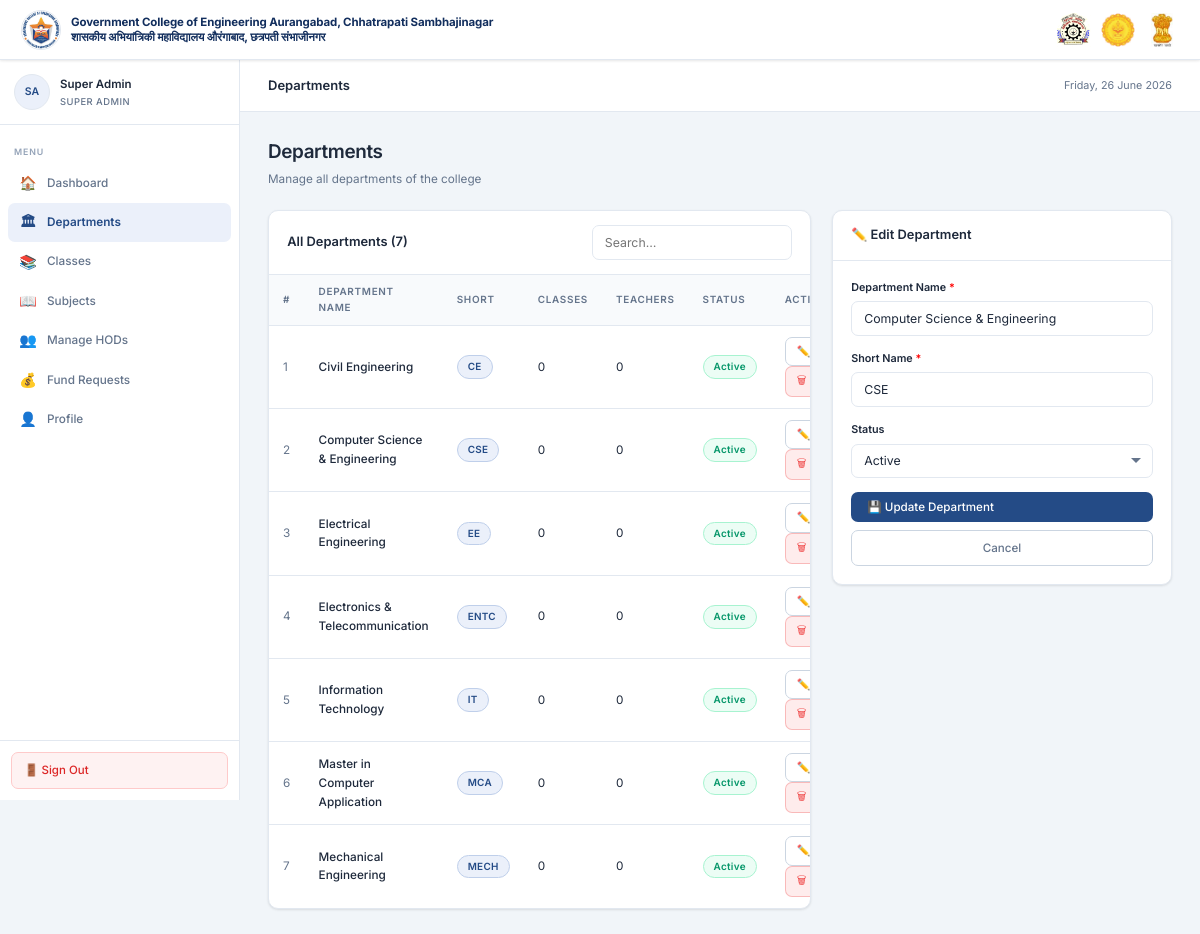
The app's page /admin/departments.php?edit=5 (signed in) with its own data.
### tables this page shows
CREATE TABLE IF NOT EXISTS departments (
    id          INT UNSIGNED    AUTO_INCREMENT PRIMARY KEY,
    name        VARCHAR(150)    NOT NULL,
    short_name  VARCHAR(20)     NOT NULL,           
    is_active   TINYINT(1)      NOT NULL DEFAULT 1,
    created_at  TIMESTAMP       NOT NULL DEFAULT CURRENT_TIMESTAMP
);

### admin/departments.php (the view, shortened to what this page needs)
<?php
require_once '../includes/db.php';
require_once '../includes/functions.php';
$editId  = (int)($_GET['edit'] ?? 0);
$editRow = null;
if ($editId) {
    $s = $pdo->prepare("SELECT * FROM departments WHERE id=?");
    $s->execute([$editId]);
    $editRow = $s->fetch();
}
$depts = $pdo->query(
    "SELECT d.*,
        (SELECT COUNT(*) FROM classes c WHERE c.department_id=d.id) AS class_count,
        (SELECT COUNT(*) FROM users u WHERE u.department_id=d.id AND u.role='teacher') AS teacher_count
     FROM departments d ORDER BY d.name"
)->fetchAll();
?>
<div class="app-layout">
<div class="main-content">
<div class="page-body">
    <div class="page-header">
        <h1>Departments</h1>
        <p>Manage all departments of the college</p>
    </div>
    <div style="display:grid;grid-template-columns:1fr 340px;gap:1.5rem;align-items:start">
        <div class="card">
            <div class="card-header">
                <h3>All Departments (<?= count($depts) ?>)</h3>
                <input type="text" class="form-control" style="width:200px"
                       placeholder="Search…" data-search-table="dept-table">
            </div>
            <?php if ($depts): ?>
            <div class="table-wrap">
                <table id="dept-table">
                    <thead>
                        <tr>
                            <th>#</th>
                            <th>Department Name</th>
                            <th>Short</th>
                            <th>Classes</th>
                            <th>Teachers</th>
                            <th>Status</th>
                            <th>Action</th>
                        </tr>
                    </thead>
                    <tbody>
                    <?php foreach ($depts as $i => $d): ?>
                    <tr>
                        <td class="text-muted"><?= $i+1 ?></td>
                        <td class="fw-500"><?= e($d['name']) ?></td>
                        <td><span class="badge badge-expert"><?= e($d['short_name']) ?></span></td>
                        <td><?= (int)$d['class_count'] ?></td>
                        <td><?= (int)$d['teacher_count'] ?></td>
                        <td>
                            <?php if ($d['is_active']): ?>
                            <span class="badge badge-approved">Active</span>
                            <?php else: ?>
                            <span class="badge badge-rejected">Inactive</span>
                            <?php endif; ?>
                        </td>
                        <td>
                            <a href="?edit=<?= $d['id'] ?>" class="btn btn-outline btn-sm">✏️ Edit</a>
                            <form method="POST" style="display:inline" onsubmit="return confirmAction('Delete this department? Linked classes and users will block the delete.')">
                                <button type="submit" class="btn btn-delete btn-sm">🗑 Delete</button>
                            </form>
                        </td>
                    </tr>
                    <?php endforeach; ?>
                    </tbody>
                </table>
            </div>
            <?php endif; ?>
        </div>
        <div class="card" style="position:sticky;top:80px">
            <div class="card-header">
                <h3><?= $editRow ? '✏️ Edit Department' : '➕ Add Department' ?></h3>
            </div>
            <div class="card-body">
                <form method="POST">
                    <div class="form-group">
                        <label>Department Name <span style="color:red">*</span></label>
                        <input type="text" name="name" class="form-control" required
                               value="<?= e($editRow['name'] ?? '') ?>"
                               placeholder="e.g. Computer Science &amp; Engineering">
                    </div>
                    <div class="form-group">
                        <label>Short Name <span style="color:red">*</span></label>
                        <input type="text" name="short_name" class="form-control" required
                               maxlength="20"
                               value="<?= e($editRow['short_name'] ?? '') ?>"
                               placeholder="e.g. CSE">
                    </div>
                    <?php if ($editRow): ?>
                    <div class="form-group">
                        <label>Status</label>
                        <select name="is_active" class="form-control">
                            <option value="1" <?= $editRow['is_active'] ? 'selected' : '' ?>>Active</option>
                        </select>
                    </div>
                    <?php endif; ?>
                    <button type="submit" class="btn btn-primary" style="width:100%">
                        <?= $editRow ? '💾 Update Department' : '➕ Add Department' ?>
                    </button>
                    <?php if ($editRow): ?>
                    <a href="departments.php" class="btn btn-outline" style="width:100%;margin-top:8px;justify-content:center">Cancel</a>
                    <?php endif; ?>
                </form>
            </div>
        </div>
    </div>
</div>
</div>
</div>

### assets/css/style.css (style rules this page uses)
*, *::before, *::after { box-sizing: border-box; margin: 0; padding: 0; }
:root { --primary: #244B86; --primary-hov: #1a3a6e; --primary-lt: #EBF0FA; --primary-border:#BFCFEA; --bg: #F1F5F9; --white: #FFFFFF; --bg-light: #F8FAFC; --text: #1E293B; --muted: #64748B; --light: #94A3B8; --border: #E2E8F0; --border-mid: #CBD5E1; --pending: #D97706; --pending-bg: #FFFBEB; --pending-bdr: #FDE68A; --approved: #059669; --approved-bg: #ECFDF5; --approved-bdr:#A7F3D0; --rejected: #DC2626; --rejected-bg: #FEF2F2; --rejected-bdr:#FECACA; --draft: #6366F1; --draft-bg: #EEF2FF; --draft-bdr: #C7D2FE; --navbar-h: 60px; --sidebar-w: 240px; --radius: 10px; --radius-sm: 7px; --radius-lg: 14px; --shadow-sm: 0 1px 3px rgba(0,0,0,.07), 0 1px 2px rgba(0,0,0,.04); --shadow: 0 4px 6px rgba(0,0,0,.05), 0 2px 4px rgba(0,0,0,.04); }
html, body { font-family: 'Inter', sans-serif; background: var(--bg); color: var(--text); font-size: 14px; line-height: 1.6; min-height: 100vh; }
.app-layout { display: flex; padding-top: var(--navbar-h); min-height: 100vh; }
.main-content { margin-left: var(--sidebar-w); flex: 1; display: flex; flex-direction: column; min-height: calc(100vh - var(--navbar-h)); }
.page-body { padding: 1.8rem 2rem; flex: 1; }
.page-header { margin-bottom: 1.5rem; }
.page-header h1 { font-size: 1.35rem; font-weight: 600; color: var(--text); letter-spacing: -0.02em; margin-bottom: 0.2rem; }
.page-header p { font-size: 0.84rem; color: var(--muted); }
.card { background: var(--white); border: 1px solid var(--border); border-radius: var(--radius); overflow: hidden; box-shadow: var(--shadow-sm); }
.card-header { padding: 1rem 1.3rem; border-bottom: 1px solid var(--border); display: flex; align-items: center; justify-content: space-between; }
.card-header h3 { font-size: 0.92rem; font-weight: 600; color: var(--text); }
.card-body { padding: 1.3rem; }
.table-wrap { overflow-x: auto; }
table { width: 100%; border-collapse: collapse; font-size: 0.84rem; }
thead th { padding: 9px 14px; text-align: left; font-size: 0.71rem; font-weight: 600; text-transform: uppercase; letter-spacing: 0.07em; color: var(--muted); background: var(--bg-light); border-bottom: 1px solid var(--border); }
tbody td { padding: 11px 14px; border-bottom: 1px solid var(--border); color: var(--text); vertical-align: middle; }
tbody tr:last-child td { border-bottom: none; }
.badge { display: inline-flex; align-items: center; gap: 4px; padding: 3px 10px; border-radius: 20px; font-size: 0.71rem; font-weight: 600; letter-spacing: 0.03em; }
.badge-approved { background: var(--approved-bg); color: var(--approved); border: 1px solid var(--approved-bdr); }
.badge-expert { background: var(--primary-lt); color: var(--primary); border: 1px solid var(--primary-border); }
.btn { display: inline-flex; align-items: center; gap: 6px; padding: 8px 16px; border-radius: var(--radius-sm); font-family: 'Inter', sans-serif; font-size: 0.83rem; font-weight: 500; cursor: pointer; text-decoration: none; transition: all 0.15s; border: none; white-space: nowrap; }
.btn-primary { background: var(--primary); color: #fff; }
.btn-outline { background: transparent; border: 1px solid var(--border-mid); color: var(--muted); }
.btn-delete { background:rgba(239,68,68,.1); color:#EF4444; border:1px solid rgba(239,68,68,.3) }
.btn-sm { padding: 5px 11px; font-size: 0.77rem; }
.form-group { margin-bottom: 1rem; }
.form-group label { display: block; font-size: 0.77rem; font-weight: 600; color: var(--text); margin-bottom: 5px; }
.form-control { width: 100%; padding: 9px 12px; font-family: 'Inter', sans-serif; font-size: 0.88rem; border: 1.5px solid var(--border); border-radius: var(--radius-sm); background: var(--white); color: var(--text); transition: border-color 0.15s, box-shadow 0.15s; outline: none; -webkit-appearance: none; }
select.form-control { background-repeat: no-repeat; background-position: right 10px center; padding-right: 30px; }
.fw-500 { font-weight: 500; }
.text-muted { color: var(--muted); }

### records on screen
departments: name "Civil Engineering", short_name "CE", class_count "0", teacher_count "0", is_active "Active"
departments: name "Computer Science & Engineering", short_name "CSE", class_count "0", teacher_count "0", shows "Active", is_active "Active"
departments: name "Electrical Engineering", short_name "EE", class_count "0", teacher_count "0", is_active "Active"
departments: name "Electronics & Telecommunication", short_name "ENTC", class_count "0", teacher_count "0", is_active "Active"
departments: name "Information Technology", short_name "IT", class_count "0", teacher_count "0", is_active "Active"
departments: name "Master in Computer Application", short_name "MCA", class_count "0", teacher_count "0", is_active "Active"
departments: name "Mechanical Engineering", short_name "MECH", class_count "0", teacher_count "0", is_active "Active"

### other values on screen
$initials "SA"
$user['name'] "Super Admin"
$roleLabel "SUPER ADMIN"
$item['icon'] "🏠"
$item['label'] "Dashboard"
$item['icon'] "🏛"
$item['label'] "Departments"
$item['icon'] "📚"
$item['label'] "Classes"
$item['icon'] "📖"
$item['label'] "Subjects"
$item['icon'] "👥"
$item['label'] "Manage HODs"
$item['icon'] "💰"
$item['label'] "Fund Requests"
